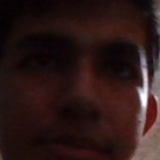
#> input picture Dataset/dataset/Alumno_JeanSaavedra/foto_114.jpg, 160 x 160 px, found by its file name; its folder holds only this picture in this run
$ python 02_prep.py
#> lines starting #> are read from the running program, lines starting #| are printed output that depends on the picture
import cv2
import os

dataset_dir = os.path.join('Dataset', 'dataset')
face_cascade = cv2.CascadeClassifier(cv2.data.haarcascades + 'haarcascade_frontalface_default.xml')

print(f"Buscando fotos en: {os.path.abspath(dataset_dir)}")

if not os.path.exists(dataset_dir):
    print(f"Error: No se encuentra la ruta {dataset_dir}")
    exit()

for subdir in os.listdir(dataset_dir):
    path_sujeto = os.path.join(dataset_dir, subdir)

    if not os.path.isdir(path_sujeto):
        continue

    print(f"Procesando fotos de: {subdir}...")

    for file in os.listdir(path_sujeto):
        img_path = os.path.join(path_sujeto, file)
        if not file.lower().endswith(('.png', '.jpg', '.jpeg')):
            continue

        img = cv2.imread(img_path)
#> img is the input picture: shape (160, 160, 3); mean B, G, R 22.7, 24.3, 43.8
        if img is None:
            continue

        gray = cv2.cvtColor(img, cv2.COLOR_BGR2GRAY)
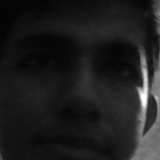
#> gray: shape (160, 160); min 2, max 255, mean 29.9
        faces = face_cascade.detectMultiScale(gray, 1.1, 4)
#> faces = ()

        if len(faces) > 0:
            (x, y, w, h) = faces[0]
            roi = img[y:y+h, x:x+w]
        else:
            roi = img

        final_img = cv2.resize(roi, (160, 160))
        cv2.imwrite(img_path, final_img)
#> pass 2 of the loop `for subdir in os.listdir(dataset_dir):`:
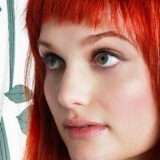
#> input picture Dataset/dataset/Famoso_1/0043_01.jpg, 160 x 160 px, found by its file name
#> img is the input picture: shape (160, 160, 3); mean B, G, R 118.9, 130.7, 179.3
#> `gray = cv2.cvtColor(img, cv2.COLOR_BGR2GRAY)`:
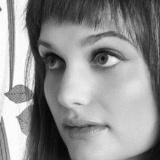
#> gray: shape (160, 160); min 4, max 255, mean 143.9
#> faces = [[11, 10, 140, 140]]
#> x = 11; y = 10; w = 140
#> `final_img = cv2.resize(roi, (160, 160))`:
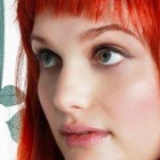
#> final_img: shape (160, 160, 3); mean B, G, R 122.9, 135.2, 181.9

print("\n¡Proceso terminado con éxito!")
